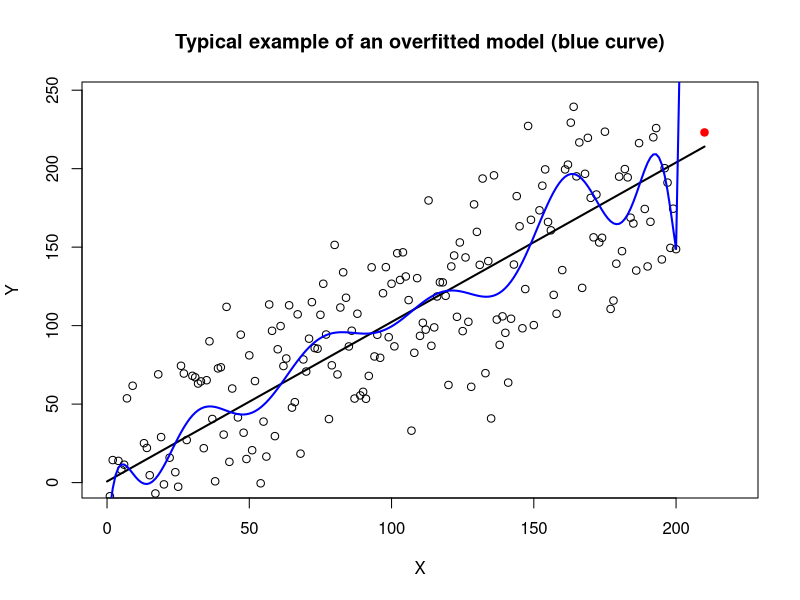

Generate this figure with R:
#Simple illustration of overfitting
#Although the R2 of the polynomial model is higher, its prediction of the red point has no sense.

set.seed(3)
X=0:200
A=2
B=1
sigma=40
Y=A+B*X+rnorm(201,0,sigma)
Yp=A+B*210+rnorm(1,0,sigma)
plot(X,Y,xlim=c(0,220),ylim=c(0,Yp*1.1))
mod=lm(Y~X)
summary(mod)
Xp=c(0:200,210)
lines(Xp,predict(mod, newdata=data.frame(X=Xp)),lwd=2)
points(210,Yp,pch=19,col="red")

mod5=lm(Y~X+I(X^2)+I(X^3)+I(X^4)+I(X^5)+I(X^6)+I(X^7)+I(X^8)+I(X^9)+I(X^10)+
          I(X^11)+I(X^12)+I(X^13)+I(X^14)+I(X^15)+I(X^16)+I(X^17))
summary(mod5)
lines(Xp,predict(mod5, newdata=data.frame(X=Xp)),col="blue",lwd=2)
title("Typical example of an overfitted model (blue curve)")